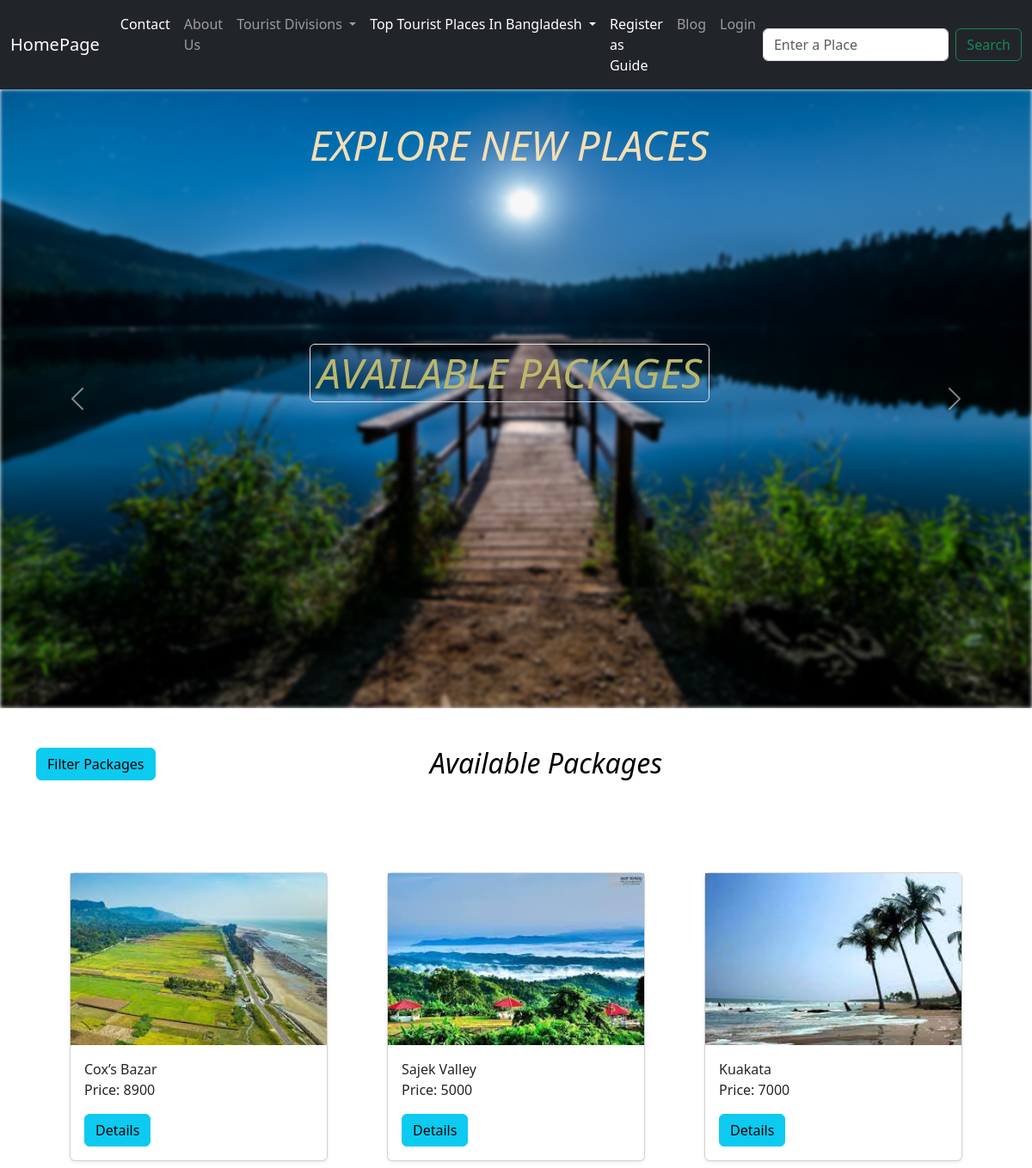
Before: / with the older database file.
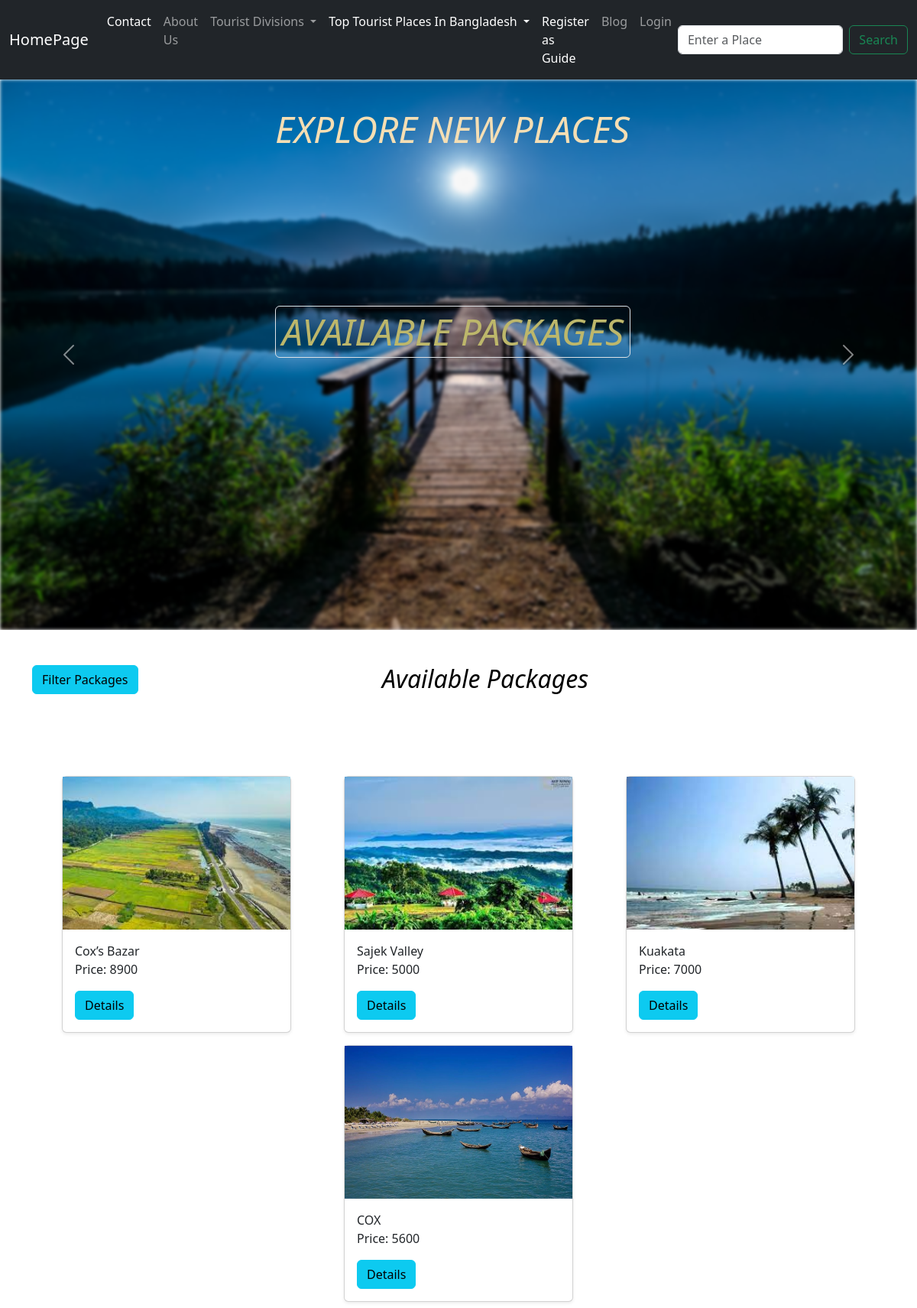
After: the same page with the newer database file.
### homepage/models.py (models this page shows, shortened)
class Package(models.Model):
    place = models.ForeignKey(Place, on_delete=models.CASCADE, null=True)
    cover = models.ImageField(null=True, upload_to='packeage/')
    name = models.CharField(max_length=100, null=True)
    source = models.CharField(max_length=100, null=True)
    duration = models.CharField(max_length=100, null=True, blank=True)
    destination = models.CharField(max_length=100, null=True)
    price = models.IntegerField(default=0)
    plan = models.TextField(null=True)
    terms = models.TextField(null=True)
    seats = models.IntegerField(null=True, default=10)
    remaining_seats = models.IntegerField(null=True)

### homepage/views.py (the view)
# urls.py: path('', views.index, name="homepage"),
def index(request):
    packages = Package.objects.all()
    return render(request, 'index.html', {'packages': packages})

### homepage/context_processor.py (called while the page is built)
def all_places(request):
    places = Place.objects.filter(add_to_nav = True)
    return {'all_places': places}

def all_divisions(request):
    divisions = Division.objects.all()
    return {"all_divisions":divisions}

### templates/index.html (shortened to what this page needs)
{% extends 'base.html' %}
{% block body %}
<div id="carouselExampleAutoplaying" class="carousel slide" data-bs-ride="carousel">
  <div class="carousel-inner">
    <div class="carousel-item active">
      <img src="/static/1.jpg"  class="img-fluid" alt="..." style="width:100vw;height:90vh;filter: blur(2px);">
    </div>
  </div>
  <button class="carousel-control-prev" type="button" data-bs-target="#carouselExampleAutoplaying" data-bs-slide="prev">
    <span class="carousel-control-prev-icon" aria-hidden="true"></span>
  </button>
  <button class="carousel-control-next" type="button" data-bs-target="#carouselExampleAutoplaying" data-bs-slide="next">
    <span class="carousel-control-next-icon" aria-hidden="true"></span>
  </button>
</div>
<h3 style="
position: absolute;
top: 140px;
left:30vw;
font-size: -webkit-xxx-large;
color:  wheat;font-style: italic;"> EXPLORE NEW PLACES</h3>
<h3 style="
position: absolute;
top: 400px;
left:30vw;
font-size: -webkit-xxx-large;
color:  wheat;font-style: italic;"> <a href="#availablepackage" class="d-inline-flex focus-ring py-1 px-2 text-decoration-none border rounded-2" style="--bs-focus-ring-x: 5px; --bs-focus-ring-y: 10px; --bs-focus-ring-blur: 4px ;color: darkkhaki">
  AVAILABLE PACKAGES
</a></h3>
<section class ="Available-package" id='availablepackage'>
<h3 style="
position: absolute;top: auto;left: 500px;font-size: xx-large;color: black;padding-top: 37px;font-style: italic;">
  Available Packages </h3>
<form method="post" action="{% url 'search_tour_packages' %}" style="
padding: 24px;
padding-top: 38px;
padding-left: 42px;
position: rigt;
">
  <button type="submit" class="btn btn-info">Filter Packages </button>
</form>
<div class="container-fluid pack-container" style="padding-top: 75px;">
  {%for package in packages%}
  <div class="card shadow-sm my-2" style="width:25vw">
    <img src="{{package.cover.url}}" class="img-fluid" alt="..." style="width:2000px;height:200px;">
    <div class="card-body">
      <p class="card-text">{{package.name}} <br> Price: {{package.price}}</p>
      <div class="d-flex justify-content-between align-items-center">
        <div class="btn-group">
          <a href="{%url 'package_details' package.id%}" class="btn btn-info">Details</a>
        </div>
      </div>
    </div>
  </div>
  {%endfor%}
</div>
</section>
{% endblock body %}

### templates/base.html (shortened to what this page needs)
{%load static%}
<!doctype html>
<html lang="en">
<head>
  <link href="https://cdn.jsdelivr.net/npm/bootstrap@5.3.0/dist/css/bootstrap.min.css" rel="stylesheet"
>
  <link rel="stylesheet" href="//code.jquery.com/ui/1.12.1/themes/base/jquery-ui.css">
  <link rel="stylesheet" href="{%static 'css/style.css' %}">
</head>
<body>
  <nav class="navbar navbar-expand-lg navbar-dark bg-dark">
    <div class="container-fluid">
      <a class="navbar-brand" href="/homepage">HomePage</a>
      <div class="collapse navbar-collapse" id="navbarSupportedContent">
        <ul class="navbar-nav me-auto mb-2 mb-lg-0">
          <li class="nav-item">
            <a class="nav-link active" aria-current="page" href="/contact">Contact</a>
          </li>
          <li class="nav-item">
            <a class="nav-link" href="/about">About Us</a>
          </li>
          <li class="nav-item dropdown">
            <a class="nav-link dropdown-toggle" href="#" role="button" data-bs-toggle="dropdown" aria-expanded="false">
              Tourist Divisions
            </a>
          </li>
          <li class="nav-item dropdown">
            <a class="nav-link dropdown-toggle" style="color: #ffffff; text-align:center" href="#" role="button"
              data-bs-toggle="dropdown" aria-expanded="false">
              Top Tourist Places In Bangladesh
            </a>
          </li>
          {%if user.is_authenticated %}
          <li class="nav-item">
            <a class="nav-link" href="{%url 'blog'%}">Blog</a>
          </li>
          <li class="nav-item">
            <a class="nav-link" href="{%url 'add_blog'%}">Add Blog</a>
          </li>
          <li class="nav-item">
            <a class="nav-link" href="{%url 'logout'%}">Logout</a>
          </li>
          {%else%}
          <li class="nav-item">
            <a class="nav-link active" aria-current="page" href="{%url 'guide_register' %}">Register as Guide</a>
          </li>
          <li class="nav-item">
            <a class="nav-link" href="{%url 'blog'%}">Blog</a>
          </li>
          <li class="nav-item">
            <a class="nav-link" href="{%url 'login'%}">Login</a>
          </li>
          {%endif%}
        </ul>
        <form id="search-form" class="d-flex" action="{% url 'search' %}" method="post">
          <input id="search-input" class="form-control me-2" type="search" name="place" placeholder="Enter a Place"
            aria-label="Search" autocomplete="off">
          <button class="btn btn-outline-success" type="submit">Search</button>
        </form>
      </div>
    </div>
  </nav>
  {% block body %}{% endblock body %}
</body>
</html>

### static/css/style.css (style rules this page uses)
:root { --primary-color: #059669; --secondary-color: #6B7280; --accent-color: #3B82F6; --gray-800: #111827; --gray-900:#1F2937; --blue-800:#1E429F; }
.pack-container { display: flex; flex-wrap: wrap; justify-content: space-evenly; }

Changed rows visible on the page:
added Package: cover (picture), name "COX", price "5600"
